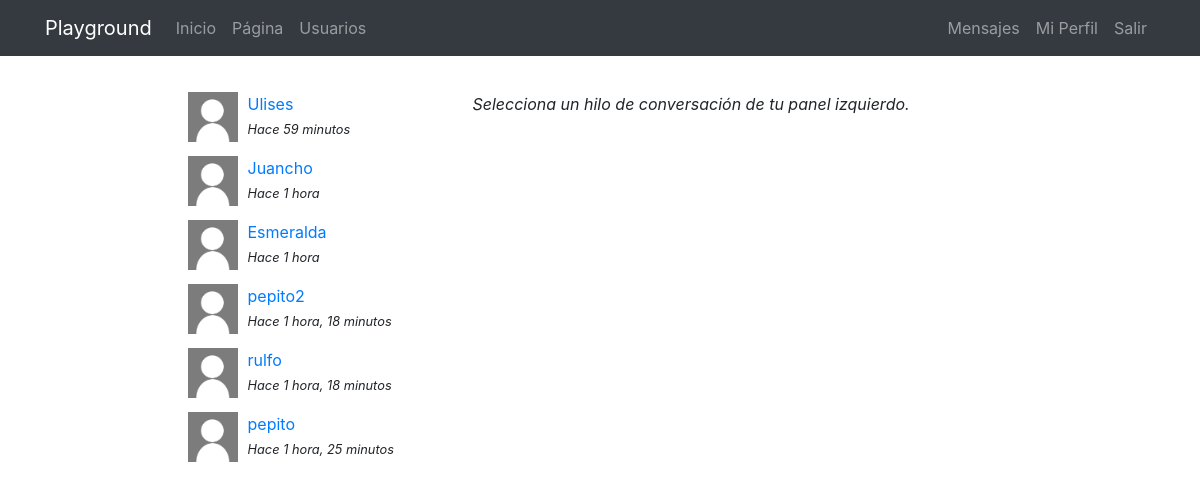
The app's page /messenger/ (signed in) with its own data.
### messenger/models.py (models this page shows)
class Thread(models.Model):
    users = models.ManyToManyField(User, related_name="threads") # Para por medio de una relación inversa, accedemos a todos los hilos a los que
    messages = models.ManyToManyField(Message) # Almacenamos todos los mensajes que forman parte del Hilo (o instancia del modelo "Thread").
    updated = models.DateTimeField(auto_now=True)
    objects = ThreadManager() # Sobrescribimos el manager por default.
    class Meta:
        ordering = ["-updated"]

class Message(models.Model): # Para crear los mensajes.
    user = models.ForeignKey(User, on_delete=models.CASCADE) # De esta forma, si se borra el usuario, también se elimina la instancia.
    content = models.TextField() # Aquí irá el contenido del mensaje.
    created = models.DateTimeField(auto_now_add=True) # Registramos la fecha de creación del mensaje.
    class Meta:
        ordering = ["created"] # En este caso, conviene ordernar los mensajes del más antiguo al más moderno. Como en cualquier app de mensajería.

### messenger/views.py (the view)
# urls.py: path('', ThreadList.as_view(), name="ThreadList"),
@method_decorator(login_required, name="dispatch") # Nos aseguramos que el usuario se encuentra logueado.
class ThreadList(TemplateView):
    template_name="messenger/thread_list.html"

### messenger/templates/messenger/thread_list.html (shortened to what this page needs)
{% extends 'core/base.html' %}
{% load static %}
{% block content %}
<main role="main">
  <div class="container">
    <div class="row mt-3">
      <div class="col-md-9 mx-auto mb-5">
        <div class="row">
          <div class="col-md-4">
            {% for thread in request.user.threads.all %}
              {% if thread.messages.all|length > 0 %}
                <div class="mb-3">
                  {% for user in thread.users.all %}
                    {% if user != request.user %}
                      {% if user.profile.avatar %}
                        <img src="{{user.profile.avatar.url}}" class="avatar">
                      {% else %}
                        <img src="{% static 'registration/img/no-avatar.jpg' %}" class="avatar">
                      {% endif %}
                      <div>
                        <a href="{% url 'app_messenger:ThreadDetailView' thread.pk %}">{{user}}</a><br>
                        <small><i>Hace {{thread.messages.last.created|timesince}}</i></small>
                      </div>
                    {% endif %}
                  {% endfor %}
                </div>
              {% endif %}
            {% endfor %}
          </div>
          <div class="col-md-8">
            <p><i>Selecciona un hilo de conversación de tu panel izquierdo.</i></p>
          </div>
        </div>
      </div>
    </div>
  </div>
</main>
{% endblock %}

### core/static/core/css/main.css (style rules this page uses)
main { padding-top: 20px; }
:root { --jumbotron-padding-y: 3rem; }

### messenger/templates/messenger/thread_list.html (style rules this page uses)
.avatar { width:50px; height:50px; float:left; margin-right:10px; }

### records on screen
Thread: messages.last.created "59 minutos"
Thread: messages.last.created "1 hora"
Thread: messages.last.created "1 hora"
Thread: messages.last.created "1 hora, 18 minutos"
Thread: messages.last.created "1 hora, 18 minutos"
Thread: messages.last.created "1 hora, 25 minutos"

### other values on screen
{{ user }} "Ulises"
{{ user }} "Juancho"
{{ user }} "Esmeralda"
{{ user }} "pepito2"
{{ user }} "rulfo"
{{ user }} "pepito"
